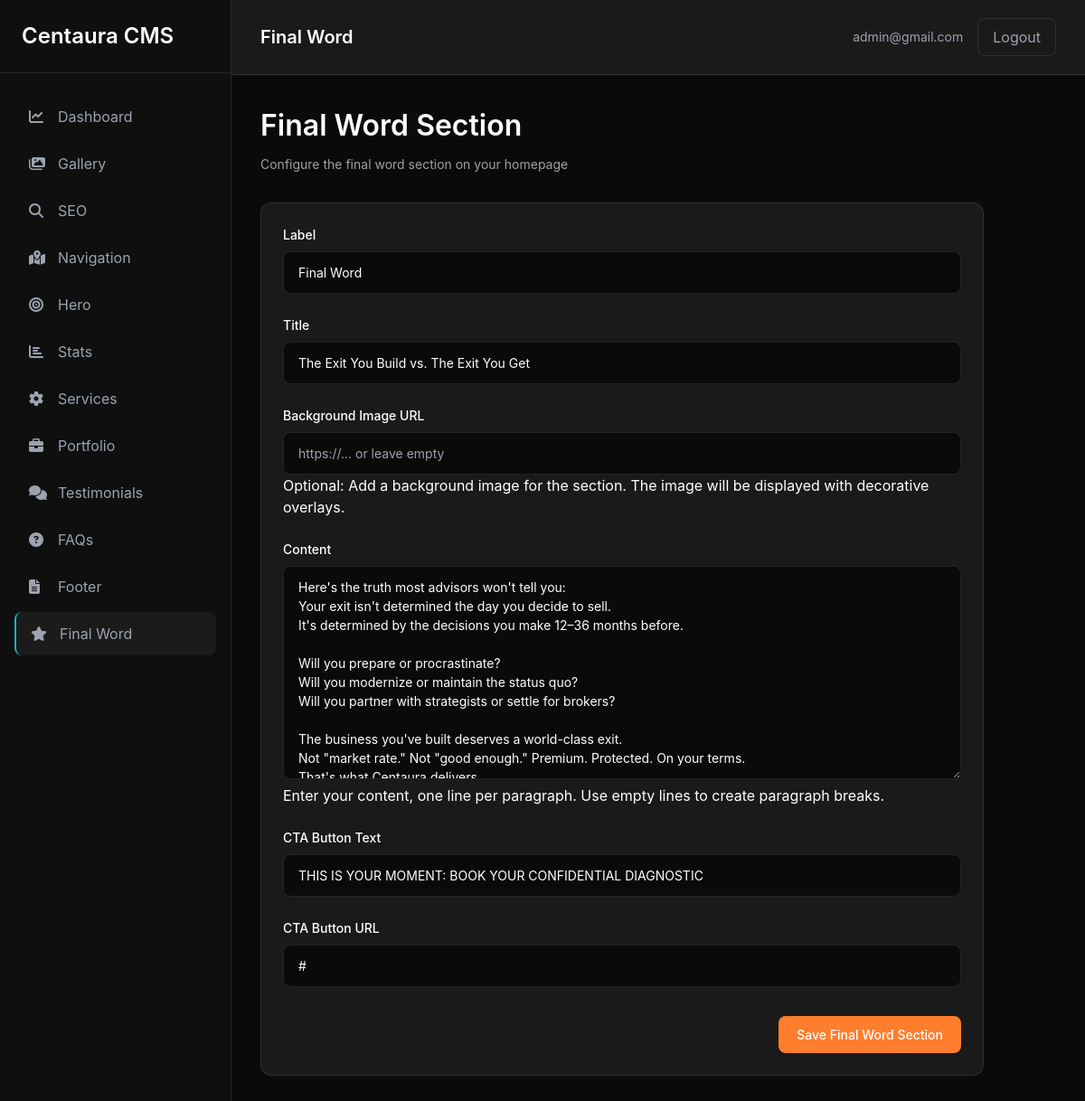
Screenshot of /dashboard/final-word/ (signed in) with the database file from the repository.
### content/models.py (models this page shows, shortened)
class FinalWordSection(models.Model):
    label = models.CharField(max_length=100, blank=True, null=True)
    title = models.CharField(max_length=200)
    content = models.JSONField(default=list, blank=True)
    background_image = models.URLField(blank=True, null=True)
    cta_text = models.CharField(max_length=200, blank=True, null=True)
    cta_url = models.URLField(blank=True, null=True)
    created_at = models.DateTimeField(auto_now_add=True)
    updated_at = models.DateTimeField(auto_now=True)
    class Meta:
        verbose_name = 'Final Word Section'
        verbose_name_plural = 'Final Word Section'

### dashboard/views.py (the view, shortened to what this page needs)
# urls.py: path('final-word/', views.final_word_edit, name='final_word_edit'),
@login_required
def final_word_edit(request):
    final_word = FinalWordSection.objects.first()
    if not final_word:
        final_word = FinalWordSection.objects.create(
            title='The Business You Build Determines the Options You Have',
            label='FINAL WORD'
        )
    content_text = '\n'.join(final_word.content) if final_word.content else ''
    return render(request, 'dashboard/final_word/edit.html', {
        'final_word': final_word,
        'content_text': content_text
    })

### dashboard/templates/dashboard/final_word/edit.html (shortened to what this page needs)
{% extends 'dashboard/base.html' %}
{% block page_title %}Final Word{% endblock %}
{% block content %}
<div class="max-w-content">
    <div class="page-header">
        <h2 class="page-header-title">Final Word Section</h2>
        <p class="page-header-subtitle">Configure the final word section on your homepage</p>
    </div>
    <div class="card">
        <form method="POST">
            <div class="form-group">
                <label class="form-label" for="label">Label</label>
                <input
                    type="text"
                    id="label"
                    name="label"
                    class="input"
                    value="{{ final_word.label|default:'' }}"
                    placeholder="FINAL WORD"
                >
            </div>
            <div class="form-group">
                <label class="form-label" for="title">Title</label>
                <input
                    type="text"
                    id="title"
                    name="title"
                    class="input"
                    value="{{ final_word.title|default:'' }}"
                    placeholder="The Business You Build Determines the Options You Have"
                >
            </div>
            <div class="form-group">
                <label class="form-label" for="background_image">Background Image URL</label>
                <input
                    type="text"
                    id="background_image"
                    name="background_image"
                    class="input"
                    value="{{ final_word.background_image|default:'' }}"
                    placeholder="https://... or leave empty"
                >
                <p class="form-hint">Optional: Add a background image for the section. The image will be displayed with decorative overlays.</p>
            </div>
            <div class="form-group">
                <label class="form-label" for="content">Content</label>
                <textarea
                    id="content"
                    name="content"
                    class="input"
                    rows="10"
                    placeholder="Enter content, one paragraph per line. Use empty lines to separate paragraphs."
                >{{ content_text }}</textarea>
                <p class="form-hint">Enter your content, one line per paragraph. Use empty lines to create paragraph breaks.</p>
            </div>
            <div class="form-group">
                <label class="form-label" for="cta_text">CTA Button Text</label>
                <input
                    type="text"
                    id="cta_text"
                    name="cta_text"
                    class="input"
                    value="{{ final_word.cta_text|default:'' }}"
                    placeholder="THIS IS YOUR MOMENT: BOOK YOUR CONFIDENTIAL DIAGNOSTIC"
                >
            </div>
            <div class="form-group">
                <label class="form-label" for="cta_url">CTA Button URL</label>
                <input
                    type="text"
                    id="cta_url"
                    name="cta_url"
                    class="input"
                    value="{{ final_word.cta_url|default:'#' }}"
                    placeholder="# or https://..."
                >
            </div>
            <div class="form-actions">
                <button type="submit" class="btn btn-primary">Save Final Word Section</button>
            </div>
        </form>
    </div>
</div>
{% endblock %}

### dashboard/templates/dashboard/base.html (shortened to what this page needs)
<!DOCTYPE html>
<html lang="en">
<head>
    <script src="https://cdn.tailwindcss.com"></script>
    <link href="https://cdnjs.cloudflare.com/ajax/libs/font-awesome/6.5.0/css/all.min.css" rel="stylesheet"/>
    {% load static %}
    <link rel="stylesheet" href="{% static 'dashboard/css/dashboard.css' %}">
</head>
<body class="bg-dark-bg text-white">
    <div class="flex min-h-screen">
        <aside class="w-64 bg-dark-sidebar border-r border-white/10 fixed h-screen overflow-y-auto">
            <div class="p-6 border-b border-white/10 mb-6">
                <h2 class="text-2xl font-semibold text-white">Centaura CMS</h2>
            </div>
            <nav>
                <ul class="space-y-1 px-4">
                    <li>
                        <a href="{% url 'dashboard:home' %}" class="flex items-center gap-3 px-4 py-3 rounded-lg text-gray-400 hover:bg-white/5 hover:text-white transition-colors ">
                            <i class="fas fa-chart-line w-5"></i>
                            <span>Dashboard</span>
                        </a>
                    </li>
                    <li>
                        <a href="{% url 'dashboard:gallery' %}" class="flex items-center gap-3 px-4 py-3 rounded-lg text-gray-400 hover:bg-white/5 hover:text-white transition-colors ">
                            <i class="fas fa-images w-5"></i>
                            <span>Gallery</span>
                        </a>
                    </li>
                    <li>
                        <a href="{% url 'dashboard:seo_edit' %}" class="flex items-center gap-3 px-4 py-3 rounded-lg text-gray-400 hover:bg-white/5 hover:text-white transition-colors ">
                            <i class="fas fa-search w-5"></i>
                            <span>SEO</span>
                        </a>
                    </li>
                    <li>
                        <a href="{% url 'dashboard:navigation_edit' %}" class="flex items-center gap-3 px-4 py-3 rounded-lg text-gray-400 hover:bg-white/5 hover:text-white transition-colors ">
                            <i class="fas fa-map-marked-alt w-5"></i>
                            <span>Navigation</span>
                        </a>
                    </li>
                    <li>
                        <a href="{% url 'dashboard:hero_edit' %}" class="flex items-center gap-3 px-4 py-3 rounded-lg text-gray-400 hover:bg-white/5 hover:text-white transition-colors ">
                            <i class="fas fa-bullseye w-5"></i>
                            <span>Hero</span>
                        </a>
                    </li>
                    <li>
                        <a href="{% url 'dashboard:stats_list' %}" class="flex items-center gap-3 px-4 py-3 rounded-lg text-gray-400 hover:bg-white/5 hover:text-white transition-colors ">
                            <i class="fas fa-chart-bar w-5"></i>
                            <span>Stats</span>
                        </a>
                    </li>
                    <li>
                        <a href="{% url 'dashboard:services_list' %}" class="flex items-center gap-3 px-4 py-3 rounded-lg text-gray-400 hover:bg-white/5 hover:text-white transition-colors ">
                            <i class="fas fa-cog w-5"></i>
                            <span>Services</span>
                        </a>
                    </li>
                    <li>
                        <a href="{% url 'dashboard:portfolio_list' %}" class="flex items-center gap-3 px-4 py-3 rounded-lg text-gray-400 hover:bg-white/5 hover:text-white transition-colors ">
                            <i class="fas fa-briefcase w-5"></i>
                            <span>Portfolio</span>
                        </a>
                    </li>
                    <li>
                        <a href="{% url 'dashboard:testimonials_list' %}" class="flex items-center gap-3 px-4 py-3 rounded-lg text-gray-400 hover:bg-white/5 hover:text-white transition-colors ">
                            <i class="fas fa-comments w-5"></i>
                            <span>Testimonials</span>
                        </a>
                    </li>
                    <li>
                        <a href="{% url 'dashboard:faqs_list' %}" class="flex items-center gap-3 px-4 py-3 rounded-lg text-gray-400 hover:bg-white/5 hover:text-white transition-colors ">
                            <i class="fas fa-question-circle w-5"></i>
                            <span>FAQs</span>
                        </a>
                    </li>
                    <li>
                        <a href="{% url 'dashboard:footer_edit' %}" class="flex items-center gap-3 px-4 py-3 rounded-lg text-gray-400 hover:bg-white/5 hover:text-white transition-colors ">
                            <i class="fas fa-file-alt w-5"></i>
                            <span>Footer</span>
                        </a>
                    </li>
                    <li>
                        <a href="{% url 'dashboard:final_word_edit' %}" class="flex items-center gap-3 px-4 py-3 rounded-lg text-gray-400 hover:bg-white/5 hover:text-white transition-colors {% if request.resolver_match.url_name == 'final_word_edit' %}bg-white/5 text-accent-cyan border-l-2 border-accent-cyan{% endif %}">
                            <i class="fas fa-star w-5"></i>
                            <span>Final Word</span>
                        </a>
                    </li>
                </ul>
            </nav>
        </aside>
        <main class="flex-1 ml-64 flex flex-col">
            <header class="bg-dark-card border-b border-white/10 px-8 py-5 flex justify-between items-center">
                <h1 class="text-xl font-semibold text-white">{% block page_title %}Dashboard{% endblock %}</h1>
                <div class="flex items-center gap-4">
                    <span class="text-gray-400 text-sm">{{ user.username }}</span>
                    <a href="{% url 'dashboard:logout' %}" class="px-4 py-2 bg-transparent border border-white/10 text-gray-400 rounded-lg hover:bg-white/5 hover:text-white transition-colors">Logout</a>
                </div>
            </header>
            <div class="flex-1 p-8 bg-dark-bg">
                {% block content %}{% endblock %}
            </div>
        </main>
    </div>
</body>
</html>

### dashboard/static/dashboard/css/dashboard.css (style rules this page uses)
:root { --bg-dark: #0a0a0a; --bg-card: #1a1a1a; --bg-sidebar: #0f0f0f; --text-primary: #ffffff; --text-secondary: #a0a0a0; --text-muted: #6b6b6b; --accent-cyan: #19b2bc; --accent-orange: #ff7e2e; --border-color: rgba(255, 255, 255, 0.1); --hover-bg: rgba(255, 255, 255, 0.05); }
* { margin: 0; padding: 0; box-sizing: border-box; }
body { font-family: -apple-system, BlinkMacSystemFont, 'Segoe UI', 'Roboto', 'Oxygen', 'Ubuntu', 'Cantarell', sans-serif; background: var(--bg-dark); color: var(--text-primary); line-height: 1.6; }
.page-header { margin-bottom: 32px; }
.page-header-title { font-size: 32px; font-weight: 600; color: var(--text-primary); margin-bottom: 8px; }
.page-header-subtitle { color: var(--text-secondary); font-size: 14px; }
.card { background: var(--bg-card); border: 1px solid var(--border-color); border-radius: 12px; padding: 24px; margin-bottom: 24px; }
.btn { display: inline-flex; align-items: center; gap: 8px; padding: 10px 20px; border-radius: 8px; font-size: 14px; font-weight: 500; cursor: pointer; border: none; transition: all 0.2s; text-decoration: none; }
.btn-primary { background: var(--accent-orange); color: white; }
.form-group { margin-bottom: 24px; }
.form-label { display: block; margin-bottom: 8px; color: var(--text-primary); font-size: 14px; font-weight: 500; }
.input { width: 100%; padding: 12px 16px; background: var(--bg-dark); border: 1px solid var(--border-color); border-radius: 8px; color: var(--text-primary); font-size: 14px; transition: all 0.2s; }
.form-actions { display: flex; gap: 12px; justify-content: flex-end; margin-top: 32px; }
.flex { display: flex; }
.items-center { align-items: center; }
.justify-between { justify-content: space-between; }
.max-w-content { max-width: 800px; }

### rows the page displays
FinalWordSection: label "Final Word", title "The Exit You Build vs. The Exit You Get", cta_text "THIS IS YOUR MOMENT: BOOK YOUR CONFIDENTIAL DIAGNOSTIC", cta_url "#"

### other values shown
{{ user.username }} "admin@gmail.com"
